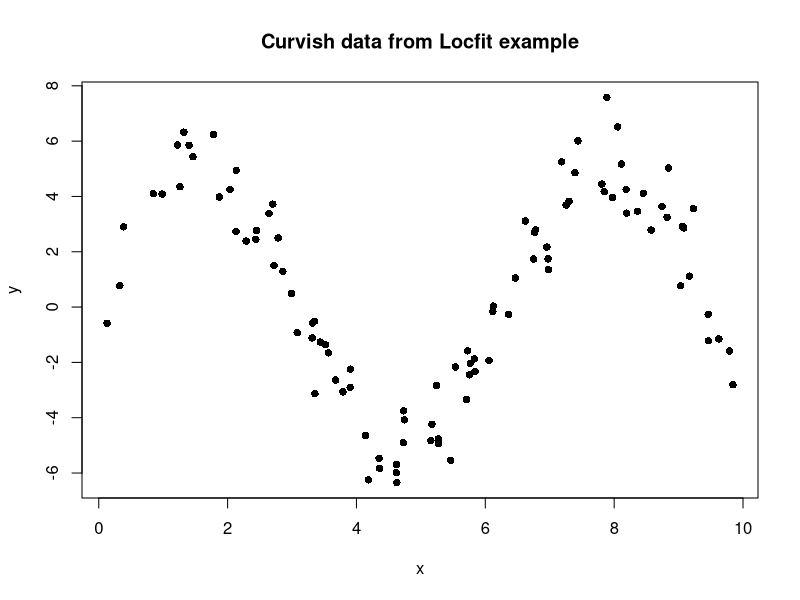

Write the R code that produced this figure. (Note: this script raises an error after producing the figure.)
x <- 10 * runif(100)

y <- 5*sin(x)+rnorm(100)

plot (x, y, main="Curvish data from Locfit example", pch=16)

library(mgcv)


mygam <- gam(y~s(x), fit=F)
mymgfit <- mgcv( mygam$y, mygam$X,mygam$sp, mygam$S, mygam$off, C=mygam$C) 
mygam <- gam(y~s(x))
